Frame 1 (no input): blank canvas, image omitted
Frame 60 (the mouse pressed at the canvas centre just before this capture): blank canvas, image omitted
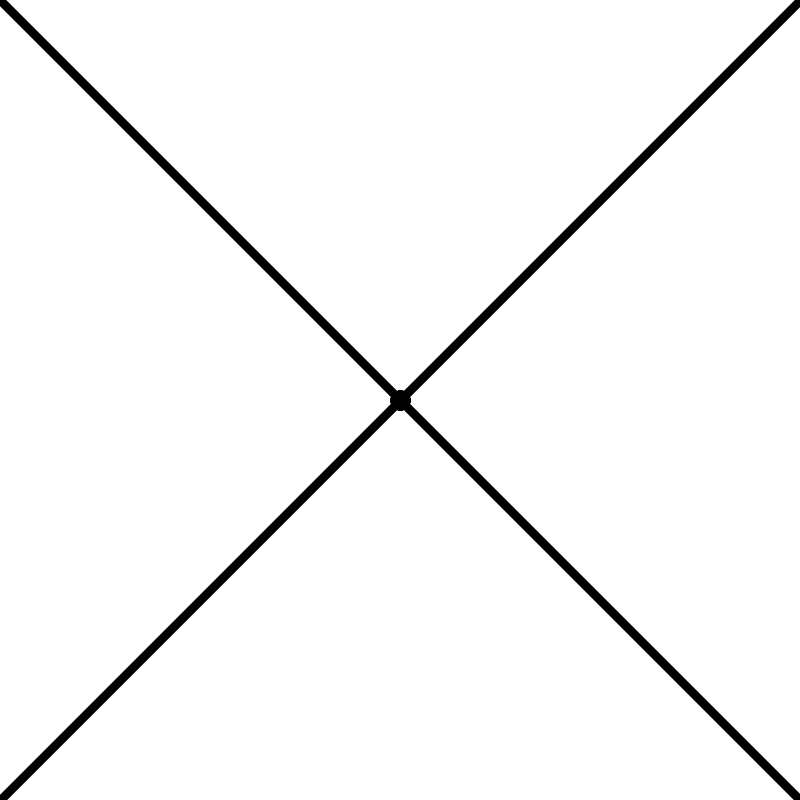
Frame 120 (the mouse held since frame 60 and released just before this capture)

The Processing sketch whose frames 1 and 60 were blank and that drew this single picture after the mouse press (run headless with seeded random() and noise(); from frame 60 on, the mouse is pressed at the canvas centre):

// Processing sketch: SimpleSymmetry
// ── SimpleSymmetry.pde
void setup() {
  size(800, 800); // Set the canvas size
  background(255); // Set the background color to white
  stroke(0);
}

void draw() {
  if (mousePressed) {
    // Draw at the current mouse position
    
    strokeWeight(map(sin(frameCount * 0.1), -1, 1, 1, 20)); // modulate weight of line
    
    line(mouseX, mouseY, pmouseX, pmouseY); // Draw a small circle

    // Mirror horizontally
    line(width - mouseX, mouseY, width - pmouseX, pmouseY);

    // Mirror vertically
    line(mouseX, height - mouseY, pmouseX, height - pmouseY);

    // Mirror both horizontally and vertically
    line(width - mouseX, height - mouseY, width - pmouseX, height - pmouseY);
  }
}
